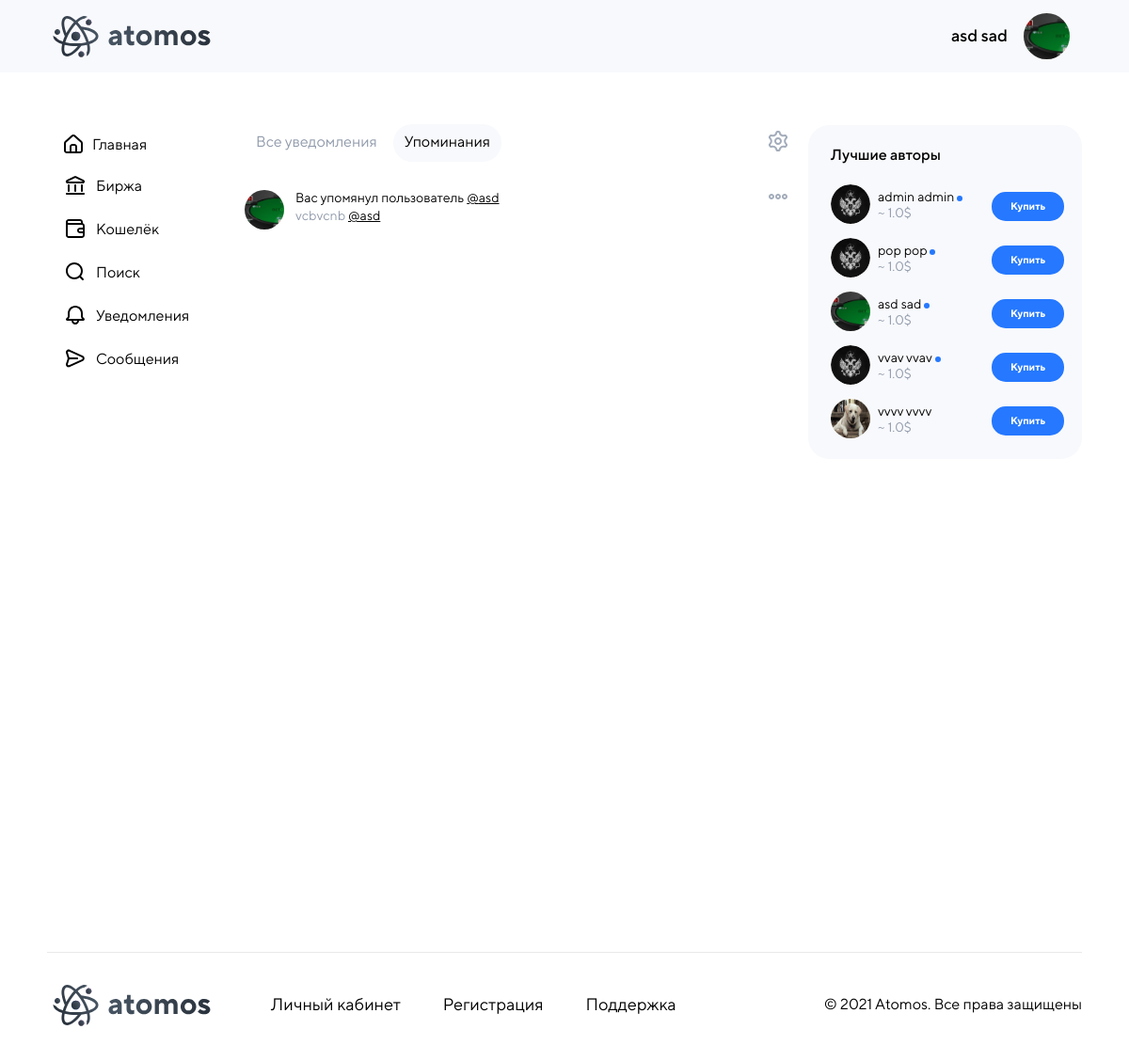
The page /mention (signed in) on the database its author committed.
### main/models.py (models this page shows, shortened)
class user_profile(models.Model):
    user = models.ForeignKey(User, on_delete=models.CASCADE, default=1, related_name="profile")
    avatar = models.FileField(default='main/static/img/svg/user_logo.svg', upload_to='main/static/media/avatars/')
    background = models.FileField(default='main/static/img/svg/back_img_profil.svg', upload_to='main/static/media/avatars/')
    balance = models.FloatField(default=0.00)
    token_cost = models.FloatField(default=1.00)
    procent = models.FloatField(default=0.0)
    online = models.BooleanField(default=False)
    is_username_changed = models.BooleanField(default=False)
    class Meta:
        verbose_name = 'Профиль'
        verbose_name_plural = 'Профили'

class all_posts(models.Model):
    owner = models.ForeignKey(User, on_delete=models.CASCADE)
    likeCount = models.IntegerField(blank=True, null=True, default=0)
    date = models.DateTimeField(auto_now_add=True)
    is_post = models.BooleanField(default=True)
    CommentCount = models.IntegerField(blank=True, null=True, default=0)
    parent = models.ForeignKey('self', null=True, blank=True, on_delete=models.CASCADE)
    is_pinned = models.BooleanField(default=False)
    message = models.CharField(max_length=1000)
    class Meta:
        verbose_name = 'Пост'
        verbose_name_plural = 'Посты'

### main/views.py (the view)
# urls.py: path('mention', views.mention),
def mention(requests):
    if requests.user.is_authenticated:
        posts = reversed(all_posts.objects.filter(message__contains=f"[@{requests.user.username}]"))
        return render(requests, 'mention.html', {'best_authors':best_auth(), 'posts':posts})
    else:
        return redirect('/login')

### main/views.py (called while the page is built)
def best_auth():
    best_authors = user_profile.objects.order_by('token_cost')[:5]
    return reversed(best_authors)

### main/templates/mention.html (shortened to what this page needs)
{% extends 'patterns/sidebar.html' %}
{% load static%}
{% block main_content %}
<div class="header_of_notifical">
<div class="inputs_of_notifical">
    <a href="/notification">Все уведомления</a>
    <a class="active" href="/mention">Упоминания</a>
</div>
<div class="settings_of_notifical" tabindex="0">
    <a tabindex="0" ><img src="{% static 'img/svg/settings.svg' %}" alt=""></a>
</div>
</div>
    {% for i in posts %}
        {% include 'patterns/block_mention.html' %}
    {% endfor %}
{% endblock %}
{% block right_sidebar %}
       {% include 'patterns/block_best_authors.html' %}
{% endblock %}

### main/templates/patterns/sidebar.html (shortened to what this page needs)
{% load static %}
<!DOCTYPE html>
<html>
<head>
    <link rel="stylesheet" href="{% static 'css/reset.css'%}">
    <link rel="stylesheet" href="{% static 'css/styles.css'%}">
</head>
<body>
<header class="main_header">
    <div class="wrapper">
        <div class="header_wrapper">
            <div class="logo">
                <a href="/"><img src="{% static 'img/svg/logo_main_page.svg'%}" alt="Главная страница  ATOMOS" class="main_logo"></a>
            </div>
            <div class="drop_menu">
                <div class="user_name">
                    <p>{{user.first_name}} {{user.last_name}}</p>
                </div>
                <div class="avatar">
                    <img src="/{{user.profile.get.avatar}}" alt="">
                </div>
            </div>
        </div>
    </div>
</header>
<div class="wrapper">
    <div class="chek">
        <div class="vertical-menu">
            <ul class="widget_list">
                <li class="for_list">
                    <a tabindex="0" href="/main">
                        Главная
                    </a>
                </li>
                <li class="for_list">
                    <a tabindex="0" href="/exchange">
                        Биржа
                    </a>
                </li>
                <li class="for_list">
                    <a tabindex="0" href="/wallet">
                        Кошелёк
                    </a>
                </li>
                <li class="for_list">
                    <a tabindex="0" href="/search">
                        Поиск
                    </a>
                </li>
                <li class="for_list">
                    <a tabindex="0" href="/notification">
                        Уведомления
                    </a>
                </li>
                <li class="for_list">
                    <a tabindex="0" href="/messages/0">
                         Сообщения
                    </a>
                </li>
            </ul>
        </div>
        <div class="chek_content">
            {% block main_content %}{% endblock %}
        </div>
        {% block  right_sidebar%} {%endblock%}
    </div>
</div>
<footer class="footer">
    <div class="wrapper">
        <div class="footer_wrapper">
            <div class="pad_footer">
                <div class="footer_logo">
                    <a href="/"><img src="{% static 'img/svg/logo_main_page.svg'%}" alt="Главная страница  ATOMOS" class="main_logo"></a>
                </div>
                <nav class="footer_menu">
                    <ul class="footer_position">
                        <li class="item_footer"><a href="/" class="footer_button">Личный кабинет</a></li>
                        <li class="item_footer"><a href="reg/index.html" class="footer_button">Регистрация</a></li>
                        <li  class="item_footer"><a href="/" class="footer_button">Поддержка</a></li>
                    </ul>
                </nav>
                <div class="c_info">
                    <p class="c_text">© 2021 Atomos. Все права защищены</p>
                </div>
            </div>
        </div>
    </div>
</footer>
</body>
</html>

### main/templates/patterns/block_mention.html (shortened to what this page needs)
{% load static %}
{% load markdownify %}
<div class="coments_of_notifical">
    <a href="/profile/{{i.owner.username}}">
        <img src="/{{i.owner.profile.get.avatar}}" alt="">
    </a>
    <h1>Вас упомянул пользователь <a href="/profile/{{i.owner.username}}">@{{i.owner.username}}</a></h1>
    <p>{{i.message|markdownify}}</p>
    <a href="#" class="coment_edit">
    </a>
</div>

### main/templates/patterns/block_best_authors.html (shortened to what this page needs)
{%load static%}
<div class="best_authors">
  <div class="authors">
    <h1 class="title_authors">Лучшие авторы</h1>
    <div class="top_people">
      {% for author in best_authors%}
        <div class="one_people">
          <a href="/profile/{{author.user.username}}" class="img_author">
            <img src="/{{author.avatar}}">
          </a>
          <div class="name_and_price">
            <h1>{{ author.user.first_name}} {{ author.user.last_name}}{% if author.user.profile.get.online %}
            <svg width="6" height="6" viewBox="0 0 6 6" fill="none" xmlns="http://www.w3.org/2000/svg">
          <circle cx="3" cy="3" r="3" fill="#2578FF"/>
          </svg>
            {%endif%}</h1>
            <p>~ {{author.token_cost}}$</p>
          </div>
          <div class="buy_token">
            <a href="#" onclick="show(); fill_popup_buy(this,`{{ author.user.id }}`)">Купить</a>
          </div>
        </div>
      {% endfor%}
    </div>
  </div>
</div>

### main/static/css/styles.css (style rules this page uses)
html { min-width: 1100px; box-sizing: border-box; min-height: 100vm; }
*, *:hover, *:after,*:focus { box-sizing: border-box; }
body { min-width: 1100px; font-family: TT Norms Pro; font-style: normal; font-weight: normal; font-size: 24px; line-height: 29px; color: #909AAB; }
.wrapper { max-width: 1100px; margin: 0 auto }
.main_header { display: block; z-index: 99999; background: rgba(248, 249, 252, 0.9); backdrop-filter: blur(20px); width: 100%; position: fixed; top: 0; left: 0; margin-bottom: 80px; transition: 0.6s; }
.logo { padding: 7px 0; }
.header_wrapper { display: flex; flex-wrap: wrap; align-items: flex-end; justify-content: space-between; min-width: 820px; color: #000000; }
.footer * { color:#000000; }
.footer { transition: 0.6s; width: 100%; min-width: 1100px; padding-top: 24px; }
.footer_button { font-size: 18px; line-height: 22px; text-decoration: none; }
.footer_logo { margin-right: 53px; flex-wrap: wrap; display: inline-block; align-items: flex-end; justify-content: space-between; }
.footer_menu { display: inline-block; flex-wrap: wrap; align-items: flex-end; justify-content: space-between; }
.footer_wrapper { display: flex; border-top: 1px solid #E9E9E9; margin-bottom: 50px; flex-wrap: wrap; align-items: flex-end; justify-content: space-between; }
.pad_footer { padding-top:24px; width: 100%; }
.footer_position { display: flex; flex-wrap: wrap; align-items: flex-end; }
.item_footer { padding-right: 45px; float:left; }
.c_info { position: relative; top: 21px; display: inline-block; float: right; }
.c_text { font-size: 16px; line-height: 19px; text-align: right; }
a { color: #909AAB; text-decoration: none; }
.drop_menu { position: relative; }
.drop_menu div { margin-bottom:14px; }
.user_name { display: inline-block; font-weight: 500; font-size: 18px; line-height: 22px; }
.avatar { display: inline-block; margin-left: 12px; margin-right: 8px; }
.avatar img { width: 49px; height: 49px; border-radius: 50%; }
.vertical-menu { min-width: 190px; height: intrinsic; height: max-content; margin-top: 133px; }
.for_list { border-radius: 20.5px; margin-bottom: 2px; }
.for_list a { display: block; color: #000000; font-family: TT Norms Pro; font-style: normal; font-weight: normal; font-size: 16px; line-height: 19px; padding: 10px; padding-left: 3px; display: flex; align-items: center; }
.for_list a svg { margin-left: 15px; margin-right: 10px; }
.chek { display: flex; }
.chek_content { width: 735px; position: relative; height: intrinsic; height: max-content; margin: 133px 20px 0px 20px; }
.coments_of_notifical img { width: 42px; position: absolute; height: 42px; border-radius:50%; }
.coments_of_notifical { position: relative; margin-bottom:25px; }
.coments_of_notifical a { color:#000000; font-size: 14px; text-decoration: underline; }
.coments_of_notifical h1 { font-size: 14px; margin-bottom: 2px; line-height: 17px; margin-left: 54px; color: #000000; }
.coments_of_notifical p { font-size: 14px; line-height: 17px; margin-left: 54px; color: #909AAB; }
.header_of_notifical { display: flex; justify-content: space-between; margin-bottom: 40px; }
.inputs_of_notifical a { font-size: 16px; line-height: 19px; border-radius: 20.5px; padding: 9px 12px 12px 12px; }
.inputs_of_notifical { width: 420px; }
.settings_of_notifical { z-index: 4; }
.best_authors { height: intrinsic; height: max-content; border-radius: 22.5px; background: #F8F9FC; min-width: 291px; margin-top: 133px; padding: 22px 24px; }
.title_authors { font-weight: 500; font-size: 16px; line-height: 19px; margin-bottom: 22px; color: #000000; }
.one_people { margin-bottom: 15px; position: relative; height: 42px; }
.one_people:last-child { margin-bottom: 0; }
.img_author img { width: 42px; height: 42px; border-radius:50%; position: absolute; }
.name_and_price { position: absolute; top:5px; left:50px; }
.name_and_price h1 { font-size: 14px; line-height: 17px; color: #000000; }
.name_and_price p { font-size: 14px; line-height: 17px; margin: 0px; color: #909AAB; }
.buy_token a { position: absolute; right:-5px; border:2px solid #2578FF; top:8px; padding: 7px 18px; background: #2578FF; font-weight: bold; font-size: 11px; line-height: 13px; border-radius: 15px; color: #FFFFFF; }
.coment_edit { position: absolute; top: -5px; right: 0px; width: 24px; height: 24px; }
.active { color: #000000; background: #F8F9FC; }
body { margin: 0; }
.footer { margin-top: 500px; }

### rows shown on the page
all_posts: owner.profile.get.avatar (picture), owner.username "asd", message "vcbvcnb @asd"
user_profile: avatar (picture), user.first_name "admin", user.last_name "admin", online True (drawn), token_cost "1.0"
user_profile: avatar (picture), user.first_name "pop", user.last_name "pop", online True (drawn), token_cost "1.0"
user_profile: avatar (picture), user.first_name "asd", user.last_name "sad", online True (drawn), token_cost "1.0"
user_profile: avatar (picture), user.first_name "vvav", user.last_name "vvav", online True (drawn), token_cost "1.0"
user_profile: avatar (picture), user.first_name "vvvv", user.last_name "vvvv", token_cost "1.0"

### other values the page prints
{{ user.first_name }} "asd"
{{ user.last_name }} "sad"
